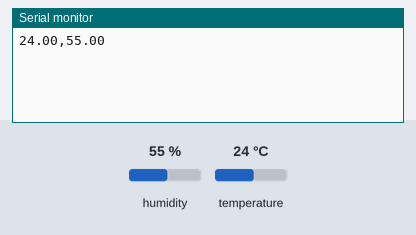
A sketch run on a simulated Arduino Uno, built with avr-gcc and run on an emulated ATmega328P. Parts: the last lines printed to the serial monitor. The test bench sets the inputs (shaded band); at power-on: humidity 55 %, temperature 24 °C.

Above: at 6.2 s.
6.3 s: humidity set to 22 %
At 8.1 s:
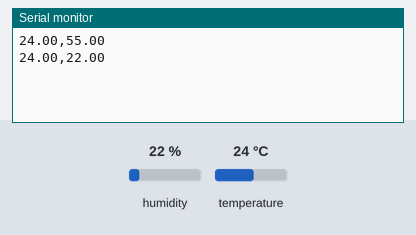
9.0 s: temperature set to 12 °C
At 10.5 s:
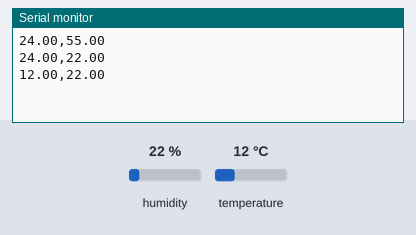
11.7 s: humidity set to 40 %
At 14.2 s:
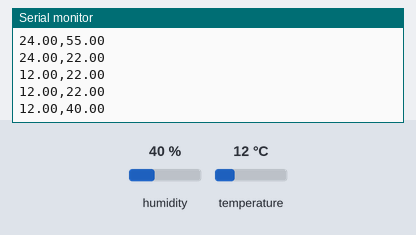
Timing chart, 0 to 15.7 s (numbered marks = the images above; inputs shaded):
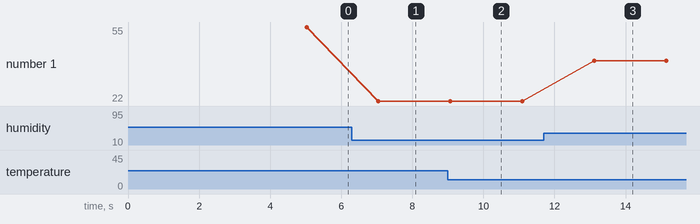

The sketch:

serial_read.ino
```cpp
#include "DHT.h"
#define DHTTYPE DHT11
uint8_t DHTPin = 2;
// Initialize DHT sensor.
DHT dht(DHTPin, DHTTYPE);

 void setup()
 {
  pinMode(DHTPin, INPUT);
  dht.begin();
  Serial.begin(9600);
  delay(5000);
 }
 void loop()
 {
   float humidity = dht.readHumidity(); /* Get humidity value */
  float temperature = dht.readTemperature();
   //Serial.println("Temperature in C:");
   Serial.print(temperature);
   Serial.print(",");
   Serial.print(humidity);
   Serial.print("\n");
   delay(2000);
 }
```

Measured:
- after the input at 6.3 s, the serial monitor: prints a new line after 0.75 s (image 1)
- after the input at 9.0 s, the serial monitor: prints a new line after 0.07 s (image 2)
- after the input at 11.7 s, the serial monitor: prints a new line after 1.4 s (image 3)
- plotted number 1: 55 → 22 after the input at 6.3 s, 22 → 40 after the input at 11.7 s
